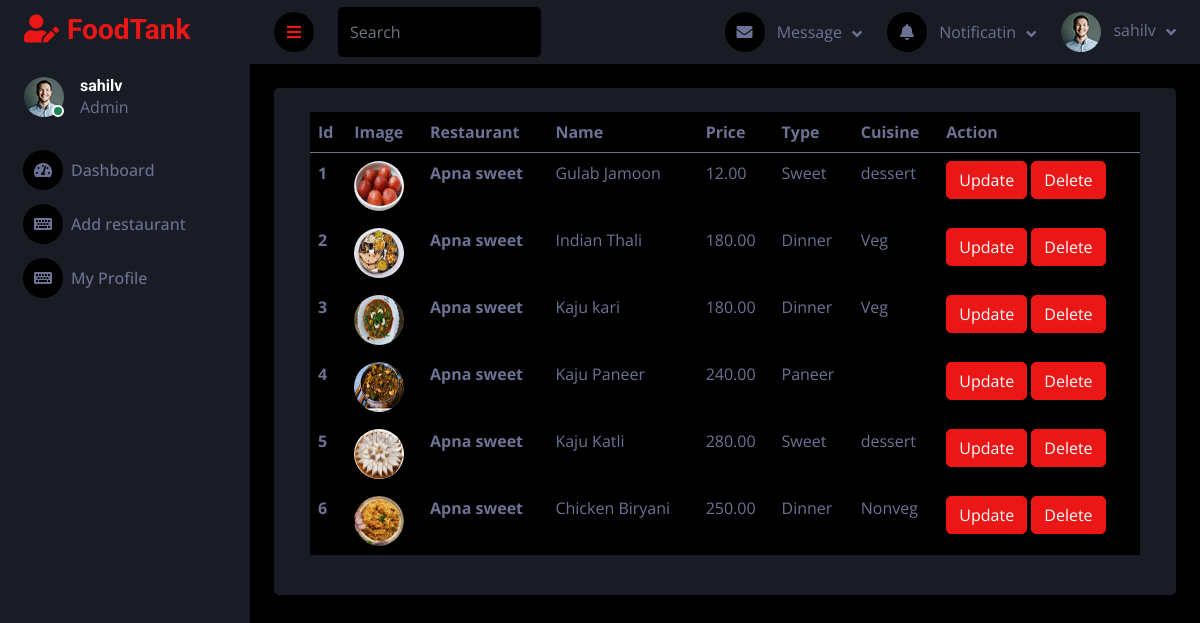
The page /menu/viewMenu/1 (signed in) on the database its author committed.
### user/models.py (models this page shows)
class User(AbstractUser):
    mobile = models.CharField(max_length=255, unique=True)
    user_type = models.CharField(max_length=255, choices=USER_TYPE)
    profile = models.ImageField(upload_to="menu_images", blank=True, null=True)

### menu/models.py (models this page shows, shortened)
class Menu(models.Model):
    restaurant = models.ForeignKey(Restaurant, on_delete=models.CASCADE)  # ForeignKey to Restaurant
    name = models.CharField(max_length=255)
    description = models.TextField()
    type = models.CharField(max_length=255)
    price = models.DecimalField(max_digits=10, decimal_places=2)
    available = models.BooleanField(blank=True, default=True, null=True)
    cuisine = models.CharField(max_length=255, blank=True)
    img1 = models.ImageField(upload_to='menu_images/', null=True, blank=True)

### restaurant/models.py (models this page shows, shortened)
class Restaurant(models.Model):
    user = models.ForeignKey(User, on_delete=models.CASCADE,
                    limit_choices_to={'user_type': 'Foodprovider'})  # ForeignKey to User
    name = models.CharField(max_length=255)
    city = models.CharField(max_length=255)
    address = models.TextField()
    mobile = models.CharField(max_length=15)
    desc = models.TextField(blank=True, null=True)
    is_verified = models.BooleanField(default=False)
    veg_or_nonveg = models.CharField(max_length=255, choices=VEG_OR_NONVEG_CHOICES)
    no_of_chefs = models.PositiveIntegerField()
    start_date = models.DateField(blank=True, null=True)
    img1 = models.ImageField(upload_to='restaurant_images/', null=True, blank=True)
    img2 = models.ImageField(upload_to='restaurant_images/', null=True, blank=True)
    img3 = models.ImageField(upload_to='restaurant_images/', null=True, blank=True)
    img4 = models.ImageField(upload_to='restaurant_images/', null=True, blank=True)

### menu/views.py (the view)
# urls.py: path("viewMenu/<int:id>", views.viewMenu, name="viewMenu"),
def viewMenu(request, id):
    if not request.user.is_authenticated or not request.user.user_type == "Foodprovider":
        return redirect("/login/")
    restaurant = Restaurant.objects.get(id=id)
    allMenus = Menu.objects.filter(restaurant=restaurant)
    context = {
        "allMenus" : allMenus
    }
    return render(request, 'restaurant_admin/viewMenu.html', context)

### templates/restaurant_admin/viewMenu.html (shortened to what this page needs)
{% extends '../base2.html' %}
{% block content %}
<div class="container-fluid position-relative d-flex p-0">
    {% include './sidebar.html' %}
    <div class="content">
        {% include './navbar.html' %}
        <div class="container-fluid pt-4 px-4">
            <div class="row bg-secondary rounded align-items-start justify-content-center mx-0">
                <div class="col-sm-12 col-xl-12">
                    <div class="bg-secondary rounded h-100 p-4">
                        <table class="table bg-dark">
                            <thead>
                                <tr>
                                    <th scope="col">Id</th>
                                    <th scope="col">Image</th>
                                    <th scope="col">Restaurant</th>
                                    <th scope="col">Name</th>
                                    <th scope="col">Price</th>
                                    <th scope="col">Type</th>
                                    <th scope="col">Cuisine</th>
                                    <th scope="col">Action</th>
                                </tr>
                            </thead>
                            <tbody>
                                {% for data in allMenus %}
                                <tr>
                                    <th scope="row">{{forloop.counter}}</th>
                                    <td>
                                        <img src="{{data.img1.url}}" alt="img1" style="width: 50px; height: 50px; border-radius: 50px;">
                                    </td>
                                    <th scope="row">{{data.restaurant.name}}</th>
                                    <td>{{data.name}}</td>
                                    <td>{{data.price}}</td>
                                    <td>{{data.type}}</td>
                                    <td>{{data.cuisine}}</td>
                                    <td>
                                        <button type="submit" class="btn btn-primary"><a href="/menu/editMenu/{{data.id}}"
                                                class="text-white">Update</a></button>
                                        <button type="submit" class="btn btn-primary"><a href="/menu/deleteMenu/{{data.id}}"
                                                class="text-white" onclick="return confirm('Are you sure, you are deleting your menu.')">Delete</a></button>
                                    </td>
                                </tr>
                                {% endfor %}
                            </tbody>
                        </table>
                    </div>
                </div>
            </div>
        </div>
    </div>
</div>
{% endblock content %}

### templates/restaurant_admin/sidebar.html (shortened to what this page needs)
{% load static %}
<div class="sidebar pe-4 pb-3">
    <nav class="navbar bg-secondary navbar-dark">
        <a href="/foodprovider/dashboard/" class="navbar-brand mx-4 mb-3">
            <h3 class="text-primary"><i class="fa fa-user-edit me-2"></i>FoodTank</h3>
        </a>
        <div class="d-flex align-items-center ms-4 mb-4">
            <div class="position-relative">
                <img class="rounded-circle" src="{% static 'img2/user.jpg' %}" alt=""
                    style="width: 40px; height: 40px;">
                <div
                    class="bg-success rounded-circle border border-2 border-white position-absolute end-0 bottom-0 p-1">
                </div>
            </div>
            <div class="ms-3">
                <h6 class="mb-0">{{request.user.username}}</h6>
                <span>Admin</span>
            </div>
        </div>
        <div class="navbar-nav w-100">
            <a href="/foodprovider/dashboard/" class="nav-item nav-link" id="dashboard"><i
                    class="fa fa-tachometer-alt me-2"></i>Dashboard</a>
            <a href="/foodprovider/addRestaurant/" class="nav-item nav-link" id="addrestaurant"><i
                    class="fa fa-keyboard me-2"></i>Add restaurant</a>
            <a href="/profile/" class="nav-item nav-link" id="profile"><i class="fa fa-keyboard me-2"></i>My Profile</a>
        </div>
    </nav>
</div>

### templates/restaurant_admin/navbar.html (shortened to what this page needs)
{% load static %}
<nav class="navbar navbar-expand bg-secondary navbar-dark sticky-top px-4 py-0">
    <a href="#" class="sidebar-toggler flex-shrink-0">
        <i class="fa fa-bars"></i>
    </a>
    <form class="d-none d-md-flex ms-4">
        <input class="form-control bg-dark border-0" type="search" placeholder="Search">
    </form>
    <div class="navbar-nav align-items-center ms-auto">
        <div class="nav-item dropdown">
            <a href="#" class="nav-link dropdown-toggle" data-bs-toggle="dropdown">
                <i class="fa fa-envelope me-lg-2"></i>
                <span class="d-none d-lg-inline-flex">Message</span>
            </a>
        </div>
        <div class="nav-item dropdown">
            <a href="#" class="nav-link dropdown-toggle" data-bs-toggle="dropdown">
                <i class="fa fa-bell me-lg-2"></i>
                <span class="d-none d-lg-inline-flex">Notificatin</span>
            </a>
        </div>
        <div class="nav-item dropdown">
            <a href="#" class="nav-link dropdown-toggle" data-bs-toggle="dropdown">
                <img class="rounded-circle me-lg-2" src="{% static 'img2/user.jpg' %}" alt=""
                    style="width: 40px; height: 40px;">
                <span class="d-none d-lg-inline-flex">{{request.user.username}}</span>
            </a>
        </div>
    </div>
</nav>

### static/css2/style.css (style rules this page uses)
:root { --primary: #EB1616; --secondary: #191C24; --light: #6C7293; --dark: #000000; }
.btn { transition: .5s; }
.sidebar { position: fixed; top: 0; left: 0; bottom: 0; width: 250px; height: 100vh; overflow-y: auto; background: var(--secondary); transition: 0.5s; z-index: 999; }
.content { margin-left: 250px; min-height: 100vh; background: var(--dark); transition: 0.5s; }
@media (min-width: 992px) { .sidebar { margin-left: 0; } }
@media (min-width: 992px) { .content { width: calc(100% - 250px); } }
.sidebar .navbar .navbar-nav .nav-link { padding: 7px 20px; color: var(--light); font-weight: 500; border-left: 3px solid var(--secondary); border-radius: 0 30px 30px 0; outline: none; }
.sidebar .navbar .navbar-nav .nav-link i { width: 40px; height: 40px; display: inline-flex; align-items: center; justify-content: center; background: var(--dark); border-radius: 40px; }
.content .navbar .navbar-nav .nav-link { margin-left: 25px; padding: 12px 0; color: var(--light); outline: none; }
.content .navbar .sidebar-toggler, .content .navbar .navbar-nav .nav-link i { width: 40px; height: 40px; display: inline-flex; align-items: center; justify-content: center; background: var(--dark); border-radius: 40px; }
.content .navbar .dropdown-toggle::after { margin-left: 6px; vertical-align: middle; border: none; content: "\f107"; font-family: "Font Awesome 5 Free"; font-weight: 900; transition: .5s; }

### templates/restaurant_admin/viewMenu.html (style rules this page uses)
input { height: 50px; }

### rows shown on the page
User: user.username "sahilv"
Menu: img1 (picture), restaurant.name "Apna sweet", name "Gulab Jamoon", price "12.00", type "Sweet", cuisine "dessert"
Menu: img1 (picture), restaurant.name "Apna sweet", name "Indian Thali", price "180.00", type "Dinner", cuisine "Veg"
Menu: img1 (picture), restaurant.name "Apna sweet", name "Kaju kari", price "180.00", type "Dinner", cuisine "Veg"
Menu: img1 (picture), restaurant.name "Apna sweet", name "Kaju Paneer", price "240.00", type "Paneer"
Menu: img1 (picture), restaurant.name "Apna sweet", name "Kaju Katli", price "280.00", type "Sweet", cuisine "dessert"
Menu: img1 (picture), restaurant.name "Apna sweet", name "Chicken Biryani", price "250.00", type "Dinner", cuisine "Nonveg"
